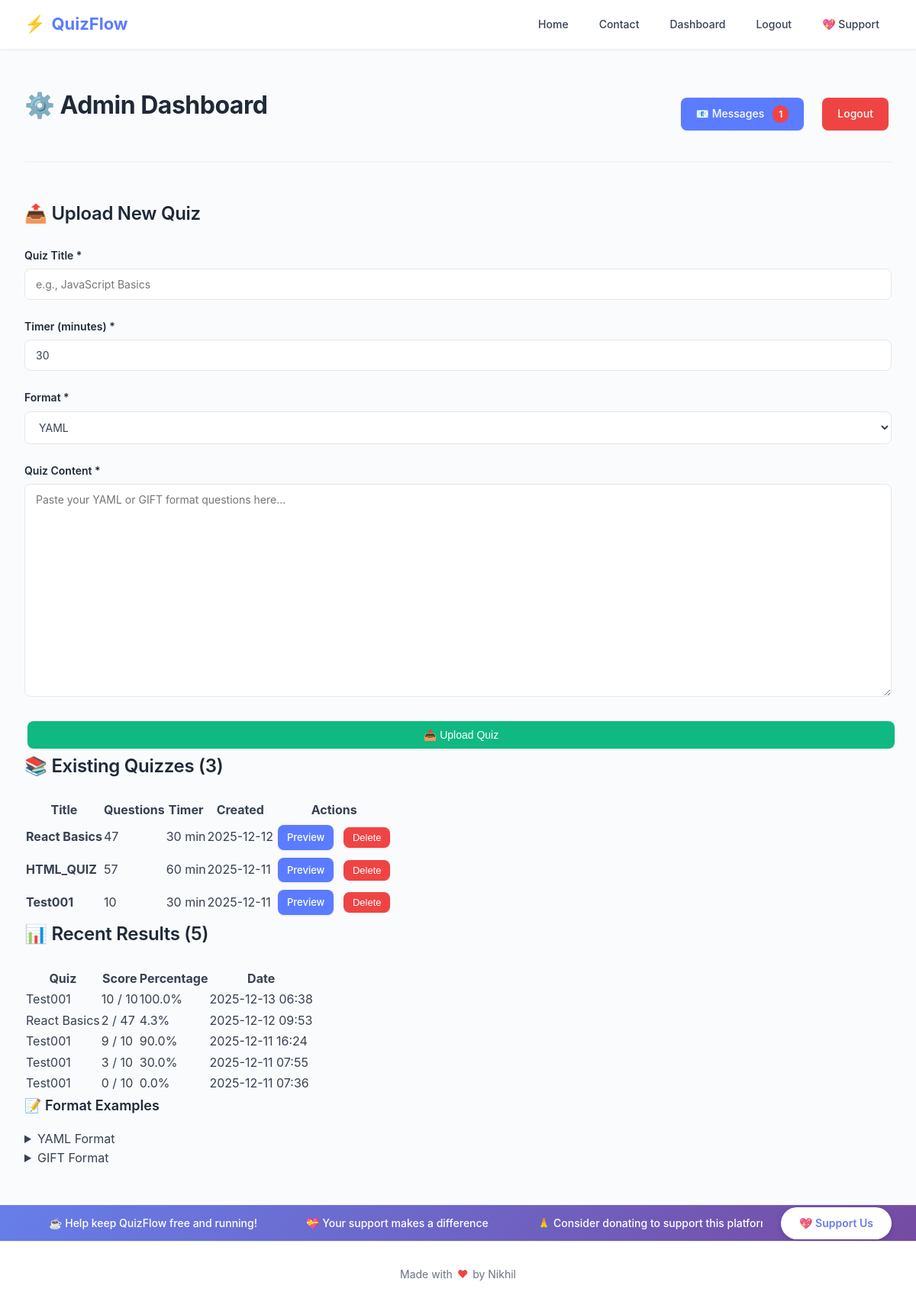
/admin/ (signed in), run on the app's committed database.
### tables this page shows
CREATE TABLE quizzes (
                id INTEGER PRIMARY KEY AUTOINCREMENT,
                title TEXT NOT NULL,
                questions TEXT NOT NULL,
                timer_minutes INTEGER DEFAULT 30,
                created_at TIMESTAMP DEFAULT CURRENT_TIMESTAMP
            );

CREATE TABLE results (
                id INTEGER PRIMARY KEY AUTOINCREMENT,
                quiz_id INTEGER NOT NULL,
                quiz_title TEXT NOT NULL,
                score INTEGER NOT NULL,
                total INTEGER NOT NULL,
                percentage REAL NOT NULL,
                answers TEXT NOT NULL,
                taken_at TIMESTAMP DEFAULT CURRENT_TIMESTAMP,
                FOREIGN KEY (quiz_id) REFERENCES quizzes (id)
            );

### routes/admin.py (the view)
    def decorated_function(*args, **kwargs):
        if not session.get('admin'):
            return redirect(url_for('admin.login'))
        return f(*args, **kwargs)

### models/database.py (called while the page is built, shortened)
    @contextmanager
    def get_connection(self):
        conn = getattr(self._local, 'connection', None)
        try:
            yield conn
            conn.commit()
        except Exception:
            conn.rollback()
            raise

    def get_all_quizzes(self):
        with self.get_connection() as conn:
            cursor = conn.cursor()
            cursor.execute('SELECT * FROM quizzes ORDER BY created_at DESC')
            rows = cursor.fetchall()
            return [{
                'id': row['id'],
                'title': row['title'],
                'questions': json.loads(row['questions']),
                'timer_minutes': row['timer_minutes'],
                'created_at': row['created_at']
            } for row in rows]

    def get_results(self, limit=50):
        with self.get_connection() as conn:
            cursor = conn.cursor()
            cursor.execute('SELECT * FROM results ORDER BY taken_at DESC LIMIT ?', (limit,))
            rows = cursor.fetchall()
            return [{
                'id': row['id'],
                'quiz_id': row['quiz_id'],
                'quiz_title': row['quiz_title'],
                'score': row['score'],
                'total': row['total'],
                'percentage': row['percentage'],
                'answers': json.loads(row['answers']),
                'taken_at': row['taken_at']
            } for row in rows]

    def get_contact_messages(self, limit=50, unread_only=False):
        with self.get_connection() as conn:
            cursor = conn.cursor()
            if unread_only:
                cursor.execute('SELECT * FROM contact_messages WHERE read = 0 ORDER BY created_at DESC LIMIT ?', (limit,))
            else:
                cursor.execute('SELECT * FROM contact_messages ORDER BY created_at DESC LIMIT ?', (limit,))
            rows = cursor.fetchall()
            return [{
                'id': row['id'],
                'name': row['name'],
                'email': row['email'],
                'subject': row['subject'],
                'message': row['message'],
                'created_at': row['created_at'],
                'read': row['read']
            } for row in rows]

### routes/admin.py (called while the page is built)
def admin_required(f):
    def decorated_function(*args, **kwargs):
        if not session.get('admin'):
            return redirect(url_for('admin.login'))
        return f(*args, **kwargs)
    decorated_function.__name__ = f.__name__
    return decorated_function

### templates/admin/dashboard.html (shortened to what this page needs)
{% extends "base.html" %}
{% block content %}
<div class="page-header">
    <h1>⚙️ Admin Dashboard</h1>
    <div class="header-actions">
        {% if unread_count > 0 %}
        <a href="{{ url_for('admin.messages') }}" class="btn btn-primary">
            📧 Messages <span class="badge">{{ unread_count }}</span>
        </a>
        {% else %}
        <a href="{{ url_for('admin.messages') }}" class="btn btn-secondary">📧 Messages</a>
        {% endif %}
        <a href="{{ url_for('admin.logout') }}" class="btn btn-danger">Logout</a>
    </div>
</div>
<div class="admin-section">
    <h2>📤 Upload New Quiz</h2>
    <form method="POST" action="{{ url_for('admin.upload') }}" class="upload-form">
        <div class="form-row">
            <div class="form-group">
                <label for="title">Quiz Title *</label>
                <input type="text" id="title" name="title" required placeholder="e.g., JavaScript Basics">
            </div>
            <div class="form-group">
                <label for="timer_minutes">Timer (minutes) *</label>
                <input type="number" id="timer_minutes" name="timer_minutes" value="30" min="1" max="180" required>
            </div>
        </div>
        <div class="form-group">
            <label for="format">Format *</label>
            <select id="format" name="format">
                <option value="yaml">YAML</option>
            </select>
        </div>
        <div class="form-group">
            <label for="content">Quiz Content *</label>
            <textarea id="content" name="content" rows="15" required placeholder="Paste your YAML or GIFT format questions here..."></textarea>
        </div>
        <button type="submit" class="btn btn-success btn-block">📤 Upload Quiz</button>
    </form>
</div>
<div class="admin-section">
    <h2>📚 Existing Quizzes ({{ quizzes|length }})</h2>
    {% if quizzes %}
    <div class="table-container">
        <table>
            <thead>
                <tr>
                    <th>Title</th>
                    <th>Questions</th>
                    <th>Timer</th>
                    <th>Created</th>
                    <th>Actions</th>
                </tr>
            </thead>
            <tbody>
                {% for quiz in quizzes %}
                <tr>
                    <td><strong>{{ quiz.title }}</strong></td>
                    <td>{{ quiz.questions|length }}</td>
                    <td>{{ quiz.timer_minutes }} min</td>
                    <td>{{ quiz.created_at[:10] }}</td>
                    <td>
                        <a href="{{ url_for('quiz.start', quiz_id=quiz.id) }}" class="btn btn-sm btn-primary">Preview</a>
                        <form method="POST" action="{{ url_for('admin.delete', quiz_id=quiz.id) }}" style="display: inline;">
                            <button type="submit" class="btn btn-sm btn-danger" onclick="return confirm('Delete this quiz and all its results?')">Delete</button>
                        </form>
                    </td>
                </tr>
                {% endfor %}
            </tbody>
        </table>
    </div>
    {% else %}
    <div class="empty-state">
        <div class="empty-state-icon">📝</div>
        <p>No quizzes yet. Upload one above!</p>
    </div>
    {% endif %}
</div>
<div class="admin-section">
    <h2>📊 Recent Results ({{ results|length }})</h2>
    {% if results %}
    <div class="table-container">
        <table>
            <thead>
                <tr>
                    <th>Quiz</th>
                    <th>Score</th>
                    <th>Percentage</th>
                    <th>Date</th>
                </tr>
            </thead>
            <tbody>
                {% for result in results %}
                <tr>
                    <td>{{ result.quiz_title }}</td>
                    <td>{{ result.score }} / {{ result.total }}</td>
                    <td class="{% if result.percentage >= 70 %}text-success{% else %}text-danger{% endif %}">
                        {{ result.percentage }}%
                    </td>
                    <td>{{ result.taken_at[:16] }}</td>
                </tr>
                {% endfor %}
            </tbody>
        </table>
    </div>
    {% else %}
    <div class="empty-state">
        <div class="empty-state-icon">📊</div>
        <p>No results yet.</p>
    </div>
    {% endif %}
</div>
<div class="help-section">
    <h3>📝 Format Examples</h3>
    <details>
        <summary>YAML Format</summary>
    </details>
    <details>
        <summary>GIFT Format</summary>
    </details>
</div>
{% endblock %}

### static/css/style.css (style rules this page uses)
* { margin: 0; padding: 0; box-sizing: border-box; }
:root { --primary: #5B7CFF; --primary-light: #7B94FF; --primary-dark: #4A5FCC; --secondary: #6C757D; --success: #10B981; --danger: #EF4444; --warning: #F59E0B; --dark: #1F2937; --light: #F3F4F6; --bg: #FAFBFC; --white: #ffffff; --text: #374151; --text-light: #6B7280; --border: #E5E7EB; --shadow: rgba(0, 0, 0, 0.08); --shadow-lg: rgba(0, 0, 0, 0.12); --spacing-xs: 0.5rem; --spacing-sm: 1rem; --spacing-md: 1.5rem; --spacing-lg: 2rem; --spacing-xl: 3rem; --radius-sm: 8px; --radius-md: 12px; --radius-lg: 16px; --radius-xl: 24px; }
body { font-family: -apple-system, BlinkMacSystemFont, 'Inter', 'Segoe UI', 'Roboto', sans-serif; line-height: 1.6; color: var(--text); background: var(--bg); min-height: 100vh; display: flex; flex-direction: column; -webkit-font-smoothing: antialiased; -moz-osx-font-smoothing: grayscale; }
h1 { font-size: 32px; margin-bottom: var(--spacing-md); color: var(--dark); font-weight: 700; letter-spacing: -0.5px; }
h2 { font-size: 24px; margin-bottom: var(--spacing-md); color: var(--dark); font-weight: 600; letter-spacing: -0.3px; }
h3 { font-size: 18px; margin-bottom: var(--spacing-sm); font-weight: 600; color: var(--dark); }
.btn { display: inline-flex; align-items: center; justify-content: center; gap: 6px; padding: 10px 20px; background: var(--primary); color: var(--white); border: none; border-radius: var(--radius-sm); cursor: pointer; text-decoration: none; font-size: 14px; font-weight: 500; transition: all 0.2s ease; margin: 4px; white-space: nowrap; box-shadow: 0 1px 3px var(--shadow); }
.btn-primary { background: var(--primary); }
.btn-success { background: var(--success); }
.btn-danger { background: var(--danger); }
.btn-sm { padding: 6px 12px; font-size: 13px; }
.btn-block { display: flex; width: 100%; }
.form-group { margin-bottom: var(--spacing-md); }
.form-group label { display: block; margin-bottom: 6px; font-weight: 600; font-size: 14px; color: var(--dark); }
input[type="text"], input[type="email"], input[type="password"], input[type="number"], select, textarea { width: 100%; padding: 11px 14px; border: 1.5px solid var(--border); border-radius: var(--radius-sm); font-size: 14px; font-family: inherit; transition: all 0.2s ease; background: var(--white); color: var(--text); }
textarea { min-height: 120px; resize: vertical; }
.page-header { display: flex; justify-content: space-between; align-items: center; margin-bottom: var(--spacing-xl); padding-bottom: var(--spacing-md); border-bottom: 2px solid var(--light); }
.header-actions { display: flex; gap: var(--spacing-sm); align-items: center; }

### templates/admin/dashboard.html (style rules this page uses)
.badge { display: inline-block; background: var(--danger); color: white; border-radius: 12px; padding: 2px 8px; font-size: 12px; font-weight: 600; margin-left: 5px; }

### data on the page
quizzes: title "React Basics", questions|length "47", timer_minutes "30", created_at "2025-12-12"
quizzes: title "HTML_QUIZ", questions|length "57", timer_minutes "60", created_at "2025-12-11"
quizzes: title "Test001", questions|length "10", timer_minutes "30", created_at "2025-12-11"
results: quiz_title "Test001", score "10", total "10", percentage "100.0", taken_at "2025-12-13 06:38"
results: quiz_title "React Basics", score "2", total "47", percentage "4.3", taken_at "2025-12-12 09:53"
results: quiz_title "Test001", score "9", total "10", percentage "90.0", taken_at "2025-12-11 16:24"
results: quiz_title "Test001", score "3", total "10", percentage "30.0", taken_at "2025-12-11 07:55"
results: quiz_title "Test001", score "0", total "10", percentage "0.0", taken_at "2025-12-11 07:36"

### other printed values
{{ unread_count }} "1"
{{ quizzes|length }} "3"
{{ results|length }} "5"
